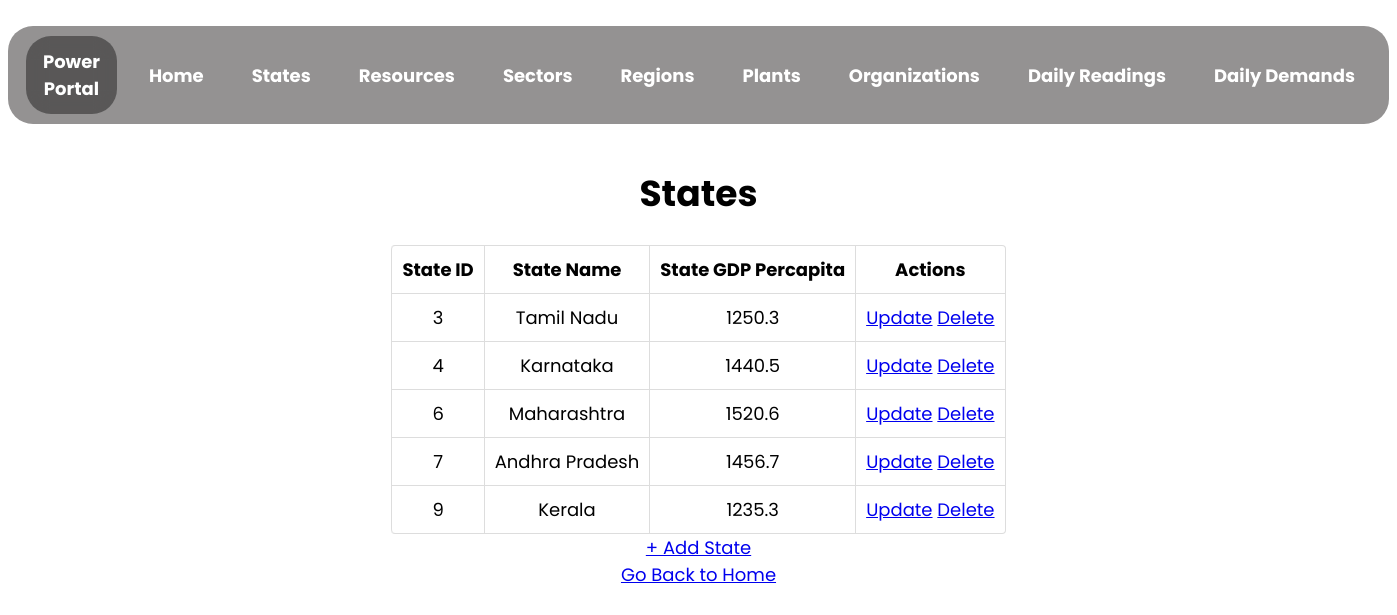
Screenshot of /state with the database file from the repository.
### app.py (models this page shows)
class State(db.Model):
    __tablename__ = "states"
    state_id = db.Column(db.Integer, autoincrement = True, primary_key = True, unique = True, nullable = False)
    state_name = db.Column(db.String, nullable = False, unique = True)
    gdp_state_percapita = db.Column(db.Float)

### app.py (the view)
@app.route("/state", methods = ["GET"])
def view_state():
    state_list = State.query.all()
    return render_template(
        "view_state.html",
        state_list = state_list
    )

### templates/view_state.html (shortened to what this page needs)
<!DOCTYPE html>
<html lang="en">
  <head>
    <link rel="stylesheet" href="../static/assets/view.css">
  </head>
  <body>
    <nav>
      <ul class="menu-bar">
        <div class="logo">
          <a href="/">Power Portal </a>
        </div>
        <li><a href="/">Home</a></li>
        <li><a href="/state">States</a></li>
        <li><a href="/resource">Resources</a></li>
        <li><a href="/sector">Sectors</a></li>
        <li><a href="/region">Regions</a></li>
        <li><a href="/plant">Plants</a></li>
        <li><a href="/organization">Organizations</a></li>
        <li><a href="/daily_reading">Daily Readings</a></li>
        <li><a href="/daily_demand">Daily Demands</a></li>
      </ul>
    </nav>
    <h1 style="text-align: center">States</h1>
    {% if state_list | length == 0 %}
        <p>No States Found! Add the states now!</p>
        <a href="/state/create" type="button">+ Add State</a>
    {% else %}
    <table id="state-detail">
      <thead>
        <th>State ID</th>
        <th>State Name</th>
        <th>State GDP Percapita</th>
        <th>Actions</th>
      </thead>
      {% for state in state_list %}
      <tr>
        <td>{{state["state_id"]}}</td>
        <td>{{state["state_name"]}}</td>
        <td>{{state["gdp_state_percapita"]}}</td>
        <td>
            <a href="/state/{{state['state_id']}}/update" type="button">Update</a>
            <a href="/state/{{state['state_id']}}/delete" type="button">Delete</a>
        </td>
      </tr>
      {% endfor %}
    </table>
    <a href="/state/create" type="button">+ Add State</a>
    {% endif %}
    <br>
    <a href="/">Go Back to Home</a>
  </body>
</html>

### static/assets/view.css (style rules this page uses)
html { scroll-behavior: smooth; }
html { background-color: none; position: relative; -webkit-animation-name: animatebottom; -webkit-animation-duration: 1s; animation-name: animatebottom; animation-duration: 1s; }
body { font-family: 'Poppins', sans-serif; text-align: center; font-size: large; }
.logo { border-radius: 25px; height: fit-content; display: inline-flex; background-color: rgba(0,0,0,0.4); -webkit-backdrop-filter: blur(10px); backdrop-filter: blur(10px); align-items: center; vertical-align: middle; padding: 12px 16px; margin: 0 8px; top: 0; color: white; transition: all .2s; }
.logo a { text-decoration: none; color: white; font-weight: bold; }
.menu-bar { border-radius: 25px; height: fit-content; display: inline-flex; background-color: rgb(148, 146, 146); -webkit-backdrop-filter: blur(10px); backdrop-filter: blur(10px); align-items: center; padding: 0 10px; padding-top: 10px; padding-bottom: 10px; top: 0; }
.menu-bar li { list-style: none; color: white; padding: 12px 16px; margin: 0 8px; position: relative; cursor: pointer; white-space: nowrap; transition: all .2s; }
.menu-bar li a { color: white; text-decoration: none; font-weight: bold; }
table { width: fit-content; border: 1px solid #ddd; border-collapse: separate; border-left: 0; border-radius: 4px; border-spacing: 0px; margin-left: auto; margin-right: auto; }
thead { display: table-header-group; vertical-align: middle; border-color: inherit; border-collapse: separate; text-align: center; padding: 10px; }
tr { display: table-row; vertical-align: inherit; border-color: inherit; text-align: center; padding: 10px; }
th, td { padding: 5px 4px 6px 4px; text-align: center; vertical-align: top; border-left: 1px solid #ddd; padding: 10px; }
td { border-top: 1px solid #ddd; }
thead:first-child tr:first-child th:first-child, tbody:first-child tr:first-child td:first-child { border-radius: 4px 0 0 0; }
thead:last-child tr:last-child th:first-child, tbody:last-child tr:last-child td:first-child { border-radius: 0 0 0 4px; }

### rows the page displays
State: state_id "3", state_name "Tamil Nadu", gdp_state_percapita "1250.3"
State: state_id "4", state_name "Karnataka", gdp_state_percapita "1440.5"
State: state_id "6", state_name "Maharashtra", gdp_state_percapita "1520.6"
State: state_id "7", state_name "Andhra Pradesh", gdp_state_percapita "1456.7"
State: state_id "9", state_name "Kerala", gdp_state_percapita "1235.3"
